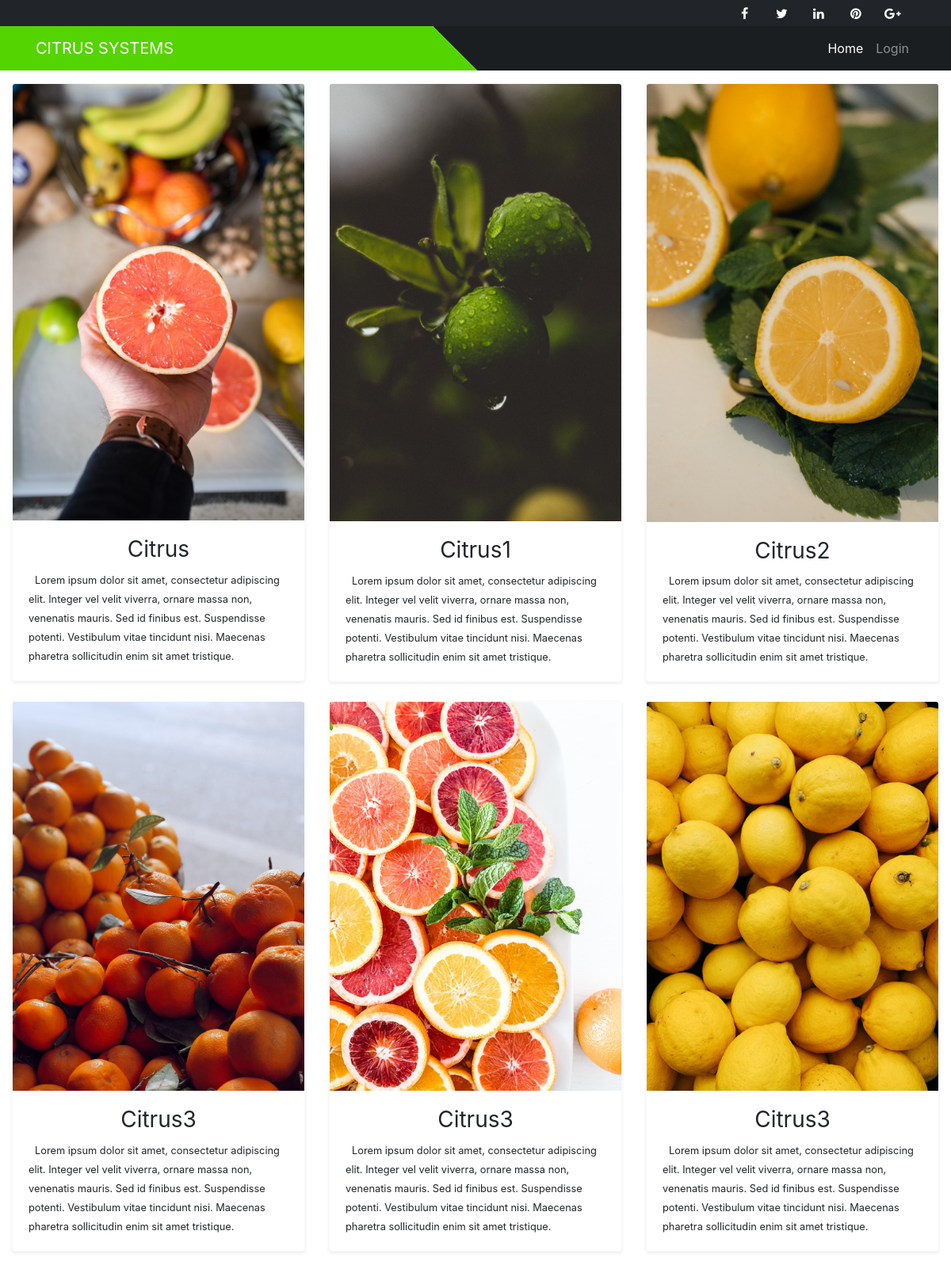
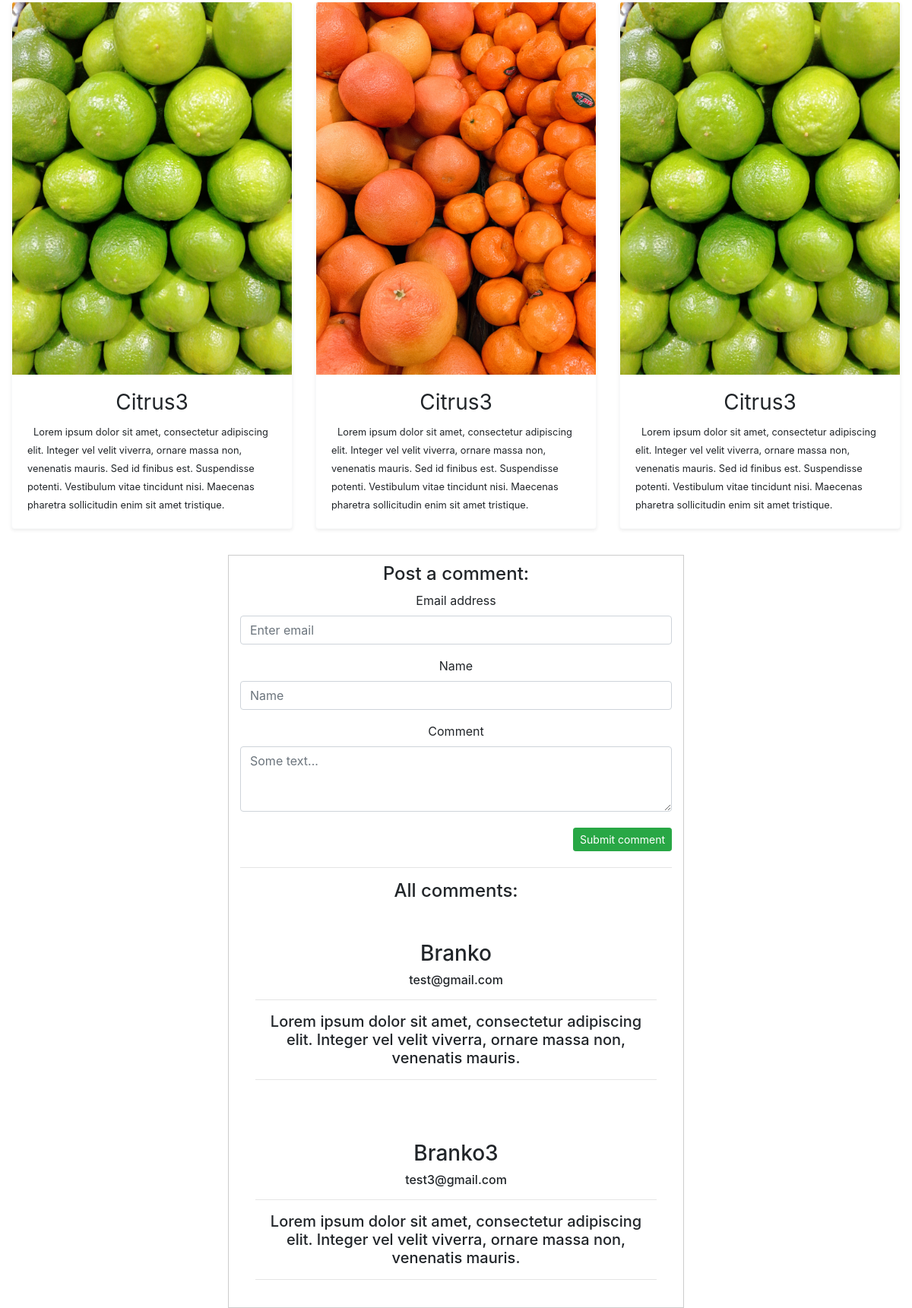
The page / on the database its author committed (2 pictures, top to bottom).
### tables this page shows
CREATE TABLE `citruses` (
  `id` int(11) NOT NULL AUTO_INCREMENT,
  `path` varchar(45) NOT NULL,
  `title` varchar(45) NOT NULL,
  `desc` longtext NOT NULL,
  PRIMARY KEY (`id`)
);

CREATE TABLE `comments` (
  `id` int(11) NOT NULL AUTO_INCREMENT,
  `name` varchar(45) NOT NULL,
  `email` varchar(45) NOT NULL,
  `comment` longtext NOT NULL,
  `approved` tinyint(1) NOT NULL DEFAULT '0',
  PRIMARY KEY (`id`,`name`)
);

### app/controllers/CitrusController.php (called while the page is built, shortened)
<?php
class CitrusController
{
	public function index()
	{
		$citruses = Citrus::allCitruses();
		$comments = Comment::selectApprovedComments();
		require 'app/views/index.view.php';
	}
}

### core/Router.php (called while the page is built, shortened)
<?php
class Router
{
	protected $routes = [
		'GET' => [],
		'POST' => []
	];
	public function get($uri, $controller)
	{
		$this->routes['GET'][$uri] = $controller;
	}
	public function post($uri, $controller)
	{
		$this->routes['POST'][$uri] = $controller;
	}
	public function direct($uri, $requestType)
	{
		if (array_key_exists($uri, $this->routes[$requestType])) {
			$params = explode('@', $this->routes[$requestType][$uri]);
			return $this->callAction(...$params);
		}
		throw new \Exception("There is no route for this url"
		);
	}
	protected function callAction($controller, $action)
	{
		$controller = new $controller;
		return $controller->$action();
	}
}

### index.php (called while the page is built, shortened)
<?php
Router::load('app/routes.php')->direct(Request::uri(), Request::method());

### core/App.php (called while the page is built, shortened)
<?php
class App
{
	protected static $keys = [];
	public static function bind($key, $value)
	{
		static::$keys[$key] = $value;
	}
	public static function get($key)
	{
		return static::$keys[$key];
	}
}

### core/database/QueryBuilder.php (called while the page is built, shortened)
<?php
class QueryBuilder
{
	protected $pdo;
	public function __construct($pdo)
	{
		$this->pdo = $pdo;
	}
	public function selectAll($table)
	{
		$statement = $this->pdo->prepare("select * from $table");
		$statement->execute();
		return $statement->fetchAll(PDO::FETCH_ASSOC);
	}
	public function selectWhere($table, $field, $condition)
	{
		$statement = $this->pdo->prepare("select * from $table where $field = $condition");
		$statement->execute();
		return $statement->fetchAll(PDO::FETCH_ASSOC);
	}
}

### app/models/Citrus.php (called while the page is built, shortened)
<?php
class Citrus
{
	public static function allCitruses()
	{
		return App::get('database')->selectAll('citruses');
	}
}

### app/models/Comment.php (called while the page is built, shortened)
<?php
class Comment
{
	public static function selectApprovedComments()
	{
		return App::get('database')->selectWhere('comments', 'approved', '1');
	}
}

### app/views/index.view.php (the view, shortened to what this page needs)
<!DOCTYPE html>
<html lang="en">
<head>
    <link rel="stylesheet" href="app/assets/css/style.css">
    <link href="app/assets/css/bootstrap.min.css" rel="stylesheet">
    <link href="//maxcdn.bootstrapcdn.com/font-awesome/4.2.0/css/font-awesome.min.css" rel="stylesheet">
</head>
<body>
<div class="fixed-top">
    <header class="topbar">
        <div class="container">
            <div class="row">
                <div class="col-sm-12">
                    <ul class="social-network">
                        <li><a class="waves-effect waves-dark" href="#"><i class="fa fa-facebook"></i></a></li>
                        <li><a class="waves-effect waves-dark" href="#"><i class="fa fa-twitter"></i></a></li>
                        <li><a class="waves-effect waves-dark" href="#"><i class="fa fa-linkedin"></i></a></li>
                        <li><a class="waves-effect waves-dark" href="#"><i class="fa fa-pinterest"></i></a></li>
                        <li><a class="waves-effect waves-dark" href="#"><i class="fa fa-google-plus"></i></a></li>
                    </ul>
                </div>
            </div>
        </div>
    </header>
    <nav class="navbar navbar-expand-lg navbar-dark mx-background-top-linear">
        <div class="container">
            <a class="navbar-brand" rel="nofollow" target="_blank" style="text-transform: uppercase;">Citrus Systems</a>
            <div class="collapse navbar-collapse" id="navbarResponsive">
                <ul class="navbar-nav ml-auto">
                    <li class="nav-item active">
                        <a class="nav-link" href="/">Home
                        </a>
                    </li>
                    <li class="nav-item">
                        <a class="nav-link" href="login">Login</a>
                    </li>
                </ul>
            </div>
        </div>
    </nav>
</div>
<div class='container-fluid'>
    <div class='row'>
		<?php foreach ($citruses as $citrus) { ?>
            <div class="col-xs-12 col-md-4">
                <div class="card shadow-sm border-light mb-4">
                    <a href="#" class="position-relative">
                        <img src="<?php echo $citrus['path'] ?>" class="card-img-top" alt="image"> </a>
                    <div class="card-body">
                        <h3 class="font-weight-normal text-center"><?php echo $citrus['title'] ?></h3>
                        <div class="post-meta"><span class="small lh-120"><?php echo $citrus['desc'] ?></span>
                        </div>
                    </div>
                </div>
            </div>
		<? } ?>
    </div>
</div>
<div class="col-md-6 col-md-offset-6 text-center comments-section">
    <form class="clearfix" action="comment" method="post" id="comment_form">
        <h4>Post a comment:</h4>
        <div class="form-group">
            <label for="email">Email address</label>
            <input type="email" class="form-control" id="email" name="email" aria-describedby="emailHelp"
                   placeholder="Enter email">
        </div>
        <div class="form-group">
            <label for="name">Name</label>
            <input type="text" class="form-control" id="name" name="name" placeholder="Name">
        </div>
        <div class="form-group">
            <label for="comment_form">Comment</label>
            <textarea name="comment_text" id="comment" class="form-control" cols="30" rows="3" placeholder="Some text..."></textarea>
        </div>
        <button class="btn btn-success btn-sm pull-right" id="submit_comment">Submit comment</button>
    </form>
    <hr>
    <?php if (count($comments) > 0){ ?>
        <h4>All comments:</h4>
   <?php } ?>
   <?php foreach ($comments as $comment){ ?>
            <div class="card-body">
                <br/>
                <h3><?php echo @ $comment['name']?></h3>
                <h6><?php echo $comment['email']?></h6>
                <hr />
                <h5><?php echo $comment['comment']?></h5>
                <hr />
            </div>
    <?php } ?>
</div>
</body>
</html>

### app/assets/css/style.css (style rules this page uses)
.navbar { z-index: 1; }
html, body, header, .view { height: 100%; }
body { margin: 0; font-family: -apple-system, BlinkMacSystemFont, "Segoe UI", Roboto, "Helvetica Neue", Arial, sans-serif; font-size: 1rem; font-weight: 400; line-height: 1.5; color: #212529; background-color: #f7f7f7; }
.navbar { display: -ms-flexbox; display: flex; -ms-flex-wrap: wrap; flex-wrap: wrap; -ms-flex-align: center; align-items: center; -ms-flex-pack: justify; justify-content: space-between; padding: 5px; }
.topbar { background-color: #212529; padding: 0; }
.topbar .container .row { margin: -7px; padding: 0; }
ul.social-network { border: none; margin: 0; padding: 0; }
ul.social-network li { border: none; margin: 0; }
ul.social-network li i { margin: 0; }
ul.social-network li { display: inline; margin: 0 5px; border: 0px solid #2D2D2D; padding: 5px 0 0; width: 32px; display: inline-block; text-align: center; height: 32px; vertical-align: baseline; color: #000; }
ul.social-network { list-style: none; margin: 5px 0 10px -25px; float: right; }
.waves-effect { position: relative; cursor: pointer; display: inline-block; overflow: hidden; -webkit-user-select: none; -moz-user-select: none; -ms-user-select: none; user-select: none; -webkit-tap-highlight-color: transparent; vertical-align: middle; z-index: 1; will-change: opacity, transform; transition: .3s ease-out; color: #fff; }
a { color: #0a0a0a; text-decoration: none; }
li { list-style-type: none; }
.mx-background-top-linear { background: -webkit-linear-gradient(45deg, #54d400 48%, #1b1e21 48%); background: -webkit-linear-gradient(left, #54d400 48%, #1b1e21 48%); background: linear-gradient(45deg, #54d400 48%, #1b1e21 48%); }
form button { margin: 5px 0px; }
textarea { display: block; margin-bottom: 10px; }
.comments-section { margin-top: 10px; border: 1px solid #ccc; right: 25%; left: 25%;; }
#comment_form { margin-top: 10px; }
.container-fluid { margin-top: 105px; }

### rows shown on the page
citruses: path (picture), title "Citrus", desc "Lorem ipsum dolor sit amet, consectetur adipiscing elit. Integer vel velit viverra, ornare massa non, venenatis mauris. Sed id finibus est. Suspendisse potenti. Vestibulum vitae tincidunt nisi. Maecenas pharetra sollicitudin enim sit amet tristique."
citruses: path (picture), title "Citrus1", desc "Lorem ipsum dolor sit amet, consectetur adipiscing elit. Integer vel velit viverra, ornare massa non, venenatis mauris. Sed id finibus est. Suspendisse potenti. Vestibulum vitae tincidunt nisi. Maecenas pharetra sollicitudin enim sit amet tristique."
citruses: path (picture), title "Citrus2", desc "Lorem ipsum dolor sit amet, consectetur adipiscing elit. Integer vel velit viverra, ornare massa non, venenatis mauris. Sed id finibus est. Suspendisse potenti. Vestibulum vitae tincidunt nisi. Maecenas pharetra sollicitudin enim sit amet tristique."
citruses: path (picture), title "Citrus3", desc "Lorem ipsum dolor sit amet, consectetur adipiscing elit. Integer vel velit viverra, ornare massa non, venenatis mauris. Sed id finibus est. Suspendisse potenti. Vestibulum vitae tincidunt nisi. Maecenas pharetra sollicitudin enim sit amet tristique."
citruses: path (picture), title "Citrus3", desc "Lorem ipsum dolor sit amet, consectetur adipiscing elit. Integer vel velit viverra, ornare massa non, venenatis mauris. Sed id finibus est. Suspendisse potenti. Vestibulum vitae tincidunt nisi. Maecenas pharetra sollicitudin enim sit amet tristique."
citruses: path (picture), title "Citrus3", desc "Lorem ipsum dolor sit amet, consectetur adipiscing elit. Integer vel velit viverra, ornare massa non, venenatis mauris. Sed id finibus est. Suspendisse potenti. Vestibulum vitae tincidunt nisi. Maecenas pharetra sollicitudin enim sit amet tristique."
citruses: path (picture), title "Citrus3", desc "Lorem ipsum dolor sit amet, consectetur adipiscing elit. Integer vel velit viverra, ornare massa non, venenatis mauris. Sed id finibus est. Suspendisse potenti. Vestibulum vitae tincidunt nisi. Maecenas pharetra sollicitudin enim sit amet tristique."
citruses: path (picture), title "Citrus3", desc "Lorem ipsum dolor sit amet, consectetur adipiscing elit. Integer vel velit viverra, ornare massa non, venenatis mauris. Sed id finibus est. Suspendisse potenti. Vestibulum vitae tincidunt nisi. Maecenas pharetra sollicitudin enim sit amet tristique."
citruses: path (picture), title "Citrus3", desc "Lorem ipsum dolor sit amet, consectetur adipiscing elit. Integer vel velit viverra, ornare massa non, venenatis mauris. Sed id finibus est. Suspendisse potenti. Vestibulum vitae tincidunt nisi. Maecenas pharetra sollicitudin enim sit amet tristique."
comments: name "Branko", email "test@gmail.com", comment "Lorem ipsum dolor sit amet, consectetur adipiscing elit. Integer vel velit viverra, ornare massa non, venenatis mauris."
comments: name "Branko3", email "test3@gmail.com", comment "Lorem ipsum dolor sit amet, consectetur adipiscing elit. Integer vel velit viverra, ornare massa non, venenatis mauris."
